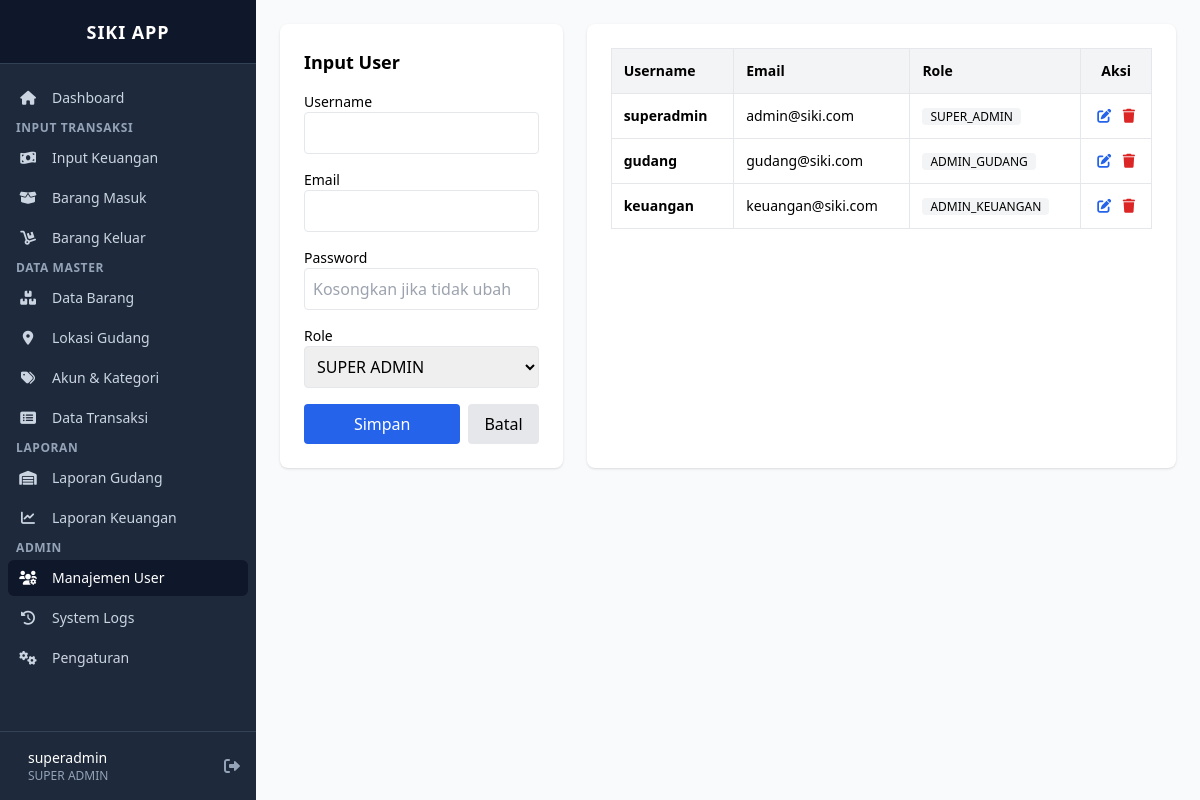
/index.php?page=manajemen_user (signed in), run on the app's committed database.
### tables this page shows
CREATE TABLE IF NOT EXISTS `users` (
  `id` int(11) NOT NULL AUTO_INCREMENT,
  `username` varchar(50) NOT NULL,
  `password` varchar(255) NOT NULL,
  `email` varchar(100) DEFAULT NULL,
  `role` enum('SUPER_ADMIN','ADMIN_GUDANG','ADMIN_KEUANGAN') NOT NULL,
  `created_at` timestamp DEFAULT current_timestamp(),
  PRIMARY KEY (`id`),
  UNIQUE KEY `username` (`username`)
);

### views/manajemen_user.php (the view, shortened to what this page needs)
<?php
$users = $pdo->query("SELECT * FROM users")->fetchAll();
?>
<div class="grid grid-cols-1 lg:grid-cols-3 gap-6">
    <div class="bg-white p-6 rounded-lg shadow">
        <h3 class="text-lg font-bold mb-4">Input User</h3>
        <form method="POST">
            <div class="mb-4">
                <label class="block text-sm">Username</label>
                <input type="text" name="username" id="form_username" class="w-full border p-2 rounded" required>
            </div>
            <div class="mb-4">
                <label class="block text-sm">Email</label>
                <input type="email" name="email" id="form_email" class="w-full border p-2 rounded" required>
            </div>
            <div class="mb-4">
                <label class="block text-sm">Password</label>
                <input type="password" name="password" class="w-full border p-2 rounded" placeholder="Kosongkan jika tidak ubah">
            </div>
            <div class="mb-4">
                <label class="block text-sm">Role</label>
                <select name="role" id="form_role" class="w-full border p-2 rounded">
                    <option value="SUPER_ADMIN">SUPER ADMIN</option>
                </select>
            </div>
            <div class="flex gap-2">
                <button type="submit" class="bg-blue-600 text-white px-4 py-2 rounded flex-1">Simpan</button>
                <button type="button" onclick="resetForm()" class="bg-gray-200 px-4 rounded">Batal</button>
            </div>
        </form>
    </div>
    <div class="bg-white p-6 rounded-lg shadow lg:col-span-2">
        <table class="w-full text-sm text-left border">
            <thead class="bg-gray-100">
                <tr>
                    <th class="p-3 border">Username</th>
                    <th class="p-3 border">Email</th>
                    <th class="p-3 border">Role</th>
                    <th class="p-3 border text-center">Aksi</th>
                </tr>
            </thead>
            <tbody>
                <?php foreach($users as $u): ?>
                <tr>
                    <td class="p-3 border font-bold"><?= $u['username'] ?></td>
                    <td class="p-3 border"><?= $u['email'] ?></td>
                    <td class="p-3 border"><span class="bg-gray-100 px-2 rounded text-xs"><?= $u['role'] ?></span></td>
                    <td class="p-3 border text-center">
                        <button onclick="edit(<?= htmlspecialchars(json_encode($u)) ?>)" class="text-blue-600 mr-2"><i class="fas fa-edit"></i></button>
                        <a href="?page=manajemen_user&delete=<?= $u['id'] ?>" onclick="return confirm('Hapus user ini?')" class="text-red-600"><i class="fas fa-trash"></i></a>
                    </td>
                </tr>
                <?php endforeach; ?>
            </tbody>
        </table>
    </div>
</div>

### data on the page
users: username "superadmin", email "admin@siki.com", role "SUPER_ADMIN"
users: username "gudang", email "gudang@siki.com", role "ADMIN_GUDANG"
users: username "keuangan", email "keuangan@siki.com", role "ADMIN_KEUANGAN"

### other printed values
$_SESSION['username'] "superadmin"
str_replace('_', ' ', $_SESSION['role']) "SUPER ADMIN"
